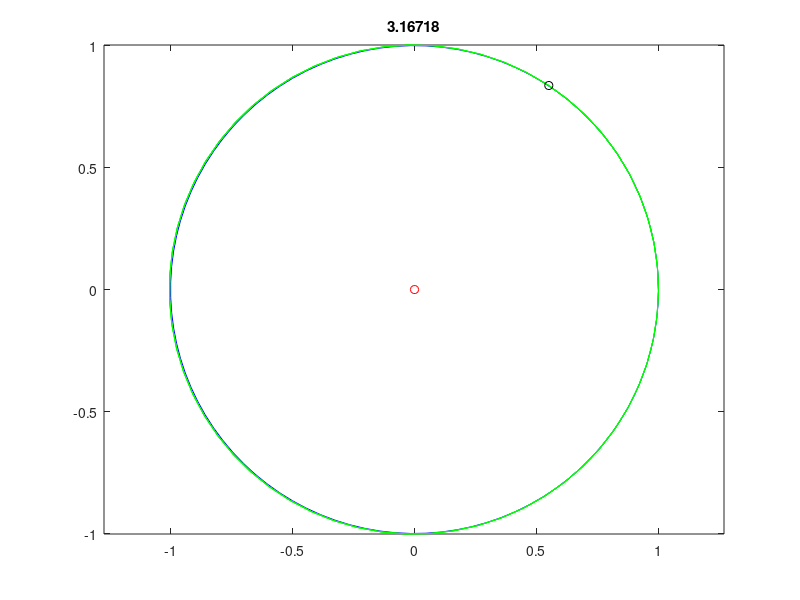
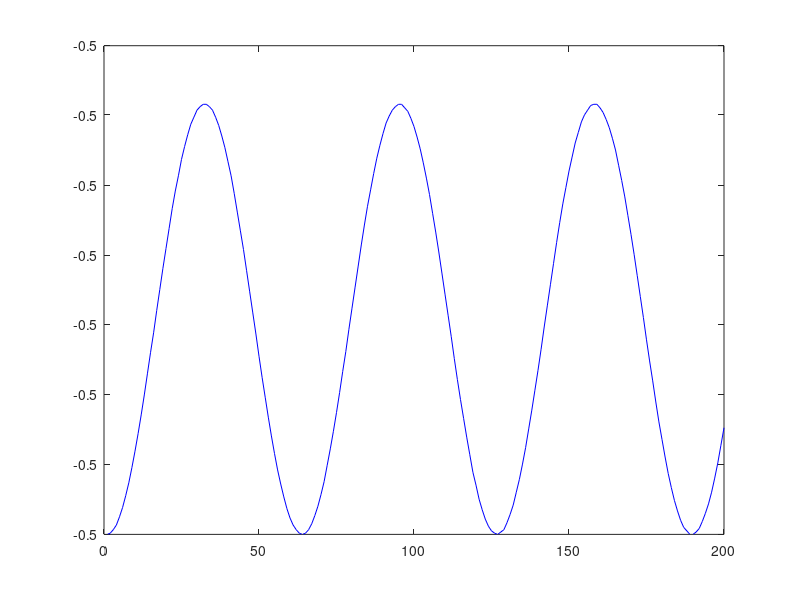
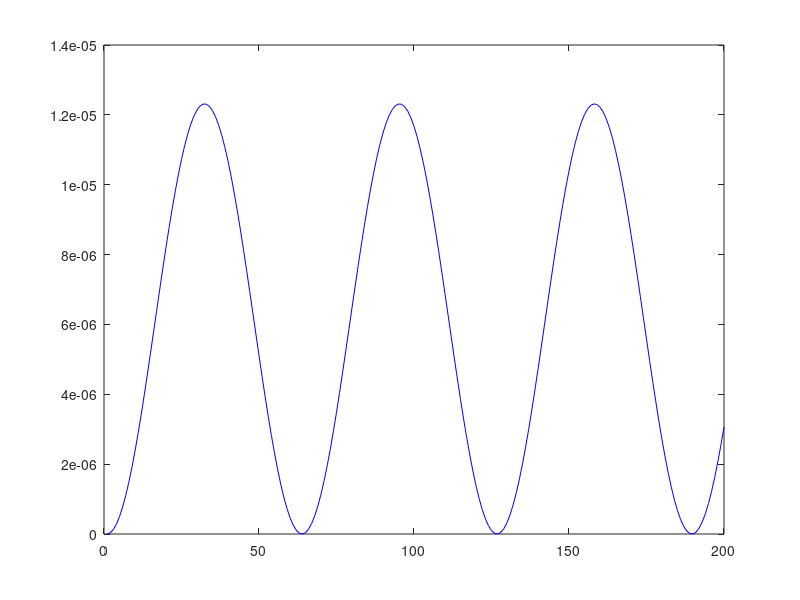

Write MATLAB code to recreate these figures, in order.
clear;

h=0.1;       % timestep of 0.05 time-units
pos=[1 0];    % initial position
vel=[0 1];  % initial velocity

steps=200;              % number of steps
skip=ceil(steps/100);   % plot only 100 frames

theta=linspace(0,2*pi,100);   % equally spaced points
xc=cos(theta);
yc=sin(theta);

for i=1:steps
  x(i)=pos(1);
  y(i)=pos(2);
  time=(i-1)*h/(2*pi);
  E(i) = 0.5*1*(norm(vel))^2 - 1/(norm(pos));

  if rem(i,skip)==0
    plot(xc,yc,'b',x,y,'g-',pos(1),pos(2),'ko',0,0,'ro')
    title(time)
    axis equal;
    pause(0);
  end

  r=norm(pos);
  acc=-1/r^2 * pos/r;
 
  % Velocity-Verlet Method
  pos = pos + h*vel + 0.5*h^2*acc;
  r = norm(pos);
  accnext = - 1 / r^2 * pos / r;
  vel = vel + 0.5*h*(acc+accnext);
end

initE = E(1);
errorE = abs(initE - E);

figure(2)
plot(1:steps,E, 'b-')

figure(3)
plot(1:steps, errorE, 'b-')
disp(pos)
disp(max(errorE))
